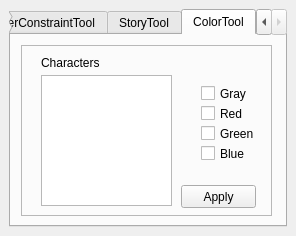
<?xml version="1.0" encoding="UTF-8"?>
<ui version="4.0">
 <class>MainWindow</class>
 <widget class="QMainWindow" name="MainWindow">
  <property name="geometry">
   <rect>
    <x>0</x>
    <y>0</y>
    <width>296</width>
    <height>236</height>
   </rect>
  </property>
  <property name="sizePolicy">
   <sizepolicy hsizetype="Fixed" vsizetype="Fixed">
    <horstretch>0</horstretch>
    <verstretch>0</verstretch>
   </sizepolicy>
  </property>
  <property name="baseSize">
   <size>
    <width>2</width>
    <height>0</height>
   </size>
  </property>
  <property name="windowTitle">
   <string>Mandl's Toolbox v1.0b</string>
  </property>
  <property name="layoutDirection">
   <enum>Qt::LeftToRight</enum>
  </property>
  <property name="autoFillBackground">
   <bool>true</bool>
  </property>
  <widget class="QWidget" name="centralwidget">
   <property name="maximumSize">
    <size>
     <width>299</width>
     <height>16777215</height>
    </size>
   </property>
   <layout class="QGridLayout" name="gridLayout_2">
    <item row="0" column="0">
     <layout class="QGridLayout" name="gridLayout">
      <property name="sizeConstraint">
       <enum>QLayout::SetDefaultConstraint</enum>
      </property>
      <item row="0" column="0">
       <widget class="QTabWidget" name="tabMarkerConstraintTool">
        <property name="currentIndex">
         <number>2</number>
        </property>
        <widget class="QWidget" name="tab">
         <property name="layoutDirection">
          <enum>Qt::LeftToRight</enum>
         </property>
         <attribute name="title">
          <string>MarkerConstraintTool</string>
         </attribute>
         <layout class="QGridLayout" name="gridLayout_3">
          <item row="0" column="0">
           <widget class="QFrame" name="frame_3">
            <property name="frameShape">
             <enum>QFrame::StyledPanel</enum>
            </property>
            <property name="frameShadow">
             <enum>QFrame::Sunken</enum>
            </property>
            <layout class="QGridLayout" name="gridLayout_4">
             <item row="0" column="0">
              <widget class="QPushButton" name="btnCreateMarker">
               <property name="text">
                <string>Create Marker</string>
               </property>
               <property name="autoDefault">
                <bool>false</bool>
               </property>
               <property name="default">
                <bool>false</bool>
               </property>
               <property name="flat">
                <bool>false</bool>
               </property>
              </widget>
             </item>
             <item row="1" column="1">
              <widget class="QCheckBox" name="btnSnapCheckBox">
               <property name="text">
                <string>Offset</string>
               </property>
              </widget>
             </item>
             <item row="4" column="0">
              <widget class="Line" name="line">
               <property name="orientation">
                <enum>Qt::Horizontal</enum>
               </property>
              </widget>
             </item>
             <item row="5" column="0">
              <widget class="QPushButton" name="btnResetScene">
               <property name="text">
                <string>Reset Scene</string>
               </property>
              </widget>
             </item>
             <item row="0" column="1">
              <widget class="QComboBox" name="cmboxMarkerLook">
               <item>
                <property name="text">
                 <string>-- Select --</string>
                </property>
               </item>
               <item>
                <property name="text">
                 <string>Cube</string>
                </property>
               </item>
               <item>
                <property name="text">
                 <string>Circle</string>
                </property>
               </item>
               <item>
                <property name="text">
                 <string>Light Cross</string>
                </property>
               </item>
               <item>
                <property name="text">
                 <string>Hard Cross</string>
                </property>
               </item>
              </widget>
             </item>
             <item row="1" column="0">
              <widget class="QPushButton" name="btnCreateConstraint">
               <property name="text">
                <string>Create Constraint</string>
               </property>
              </widget>
             </item>
            </layout>
           </widget>
          </item>
         </layout>
        </widget>
        <widget class="QWidget" name="tabStoryTool">
         <attribute name="title">
          <string>StoryTool</string>
         </attribute>
         <widget class="QFrame" name="frame_2">
          <property name="geometry">
           <rect>
            <x>10</x>
            <y>10</y>
            <width>251</width>
            <height>171</height>
           </rect>
          </property>
          <property name="frameShape">
           <enum>QFrame::StyledPanel</enum>
          </property>
          <property name="frameShadow">
           <enum>QFrame::Sunken</enum>
          </property>
          <layout class="QGridLayout" name="gridLayout_5">
           <item row="6" column="0">
            <widget class="QCheckBox" name="chkboxSaveAnim">
             <property name="enabled">
              <bool>true</bool>
             </property>
             <property name="text">
              <string>Export</string>
             </property>
            </widget>
           </item>
           <item row="0" column="0">
            <widget class="QLabel" name="label">
             <property name="font">
              <font>
               <weight>50</weight>
               <italic>false</italic>
               <bold>false</bold>
               <underline>false</underline>
              </font>
             </property>
             <property name="frameShape">
              <enum>QFrame::NoFrame</enum>
             </property>
             <property name="frameShadow">
              <enum>QFrame::Sunken</enum>
             </property>
             <property name="text">
              <string>Characters</string>
             </property>
            </widget>
           </item>
           <item row="6" column="1">
            <widget class="QPushButton" name="btnSendAllChar">
             <property name="enabled">
              <bool>true</bool>
             </property>
             <property name="text">
              <string>Send All</string>
             </property>
             <property name="autoDefault">
              <bool>false</bool>
             </property>
             <property name="default">
              <bool>false</bool>
             </property>
             <property name="flat">
              <bool>false</bool>
             </property>
            </widget>
           </item>
           <item row="0" column="1">
            <widget class="QPushButton" name="btnSendSelChar">
             <property name="text">
              <string>Send Selected</string>
             </property>
             <property name="autoDefault">
              <bool>false</bool>
             </property>
             <property name="default">
              <bool>false</bool>
             </property>
             <property name="flat">
              <bool>false</bool>
             </property>
            </widget>
           </item>
           <item row="2" column="0">
            <widget class="QCheckBox" name="chkboxCharPlotOrNot">
             <property name="text">
              <string>Plot</string>
             </property>
            </widget>
           </item>
          </layout>
         </widget>
        </widget>
        <widget class="QWidget" name="tabAbout">
         <attribute name="title">
          <string>ColorTool</string>
         </attribute>
         <widget class="QFrame" name="frame">
          <property name="geometry">
           <rect>
            <x>10</x>
            <y>10</y>
            <width>251</width>
            <height>171</height>
           </rect>
          </property>
          <property name="layoutDirection">
           <enum>Qt::LeftToRight</enum>
          </property>
          <property name="frameShape">
           <enum>QFrame::StyledPanel</enum>
          </property>
          <property name="frameShadow">
           <enum>QFrame::Sunken</enum>
          </property>
          <widget class="QListWidget" name="charLst">
           <property name="geometry">
            <rect>
             <x>20</x>
             <y>30</y>
             <width>131</width>
             <height>131</height>
            </rect>
           </property>
          </widget>
          <widget class="QPushButton" name="btnApplyCol">
           <property name="enabled">
            <bool>true</bool>
           </property>
           <property name="geometry">
            <rect>
             <x>160</x>
             <y>140</y>
             <width>75</width>
             <height>23</height>
            </rect>
           </property>
           <property name="text">
            <string>Apply</string>
           </property>
          </widget>
          <widget class="QCheckBox" name="cboxGray">
           <property name="geometry">
            <rect>
             <x>180</x>
             <y>40</y>
             <width>70</width>
             <height>17</height>
            </rect>
           </property>
           <property name="text">
            <string>Gray</string>
           </property>
          </widget>
          <widget class="QCheckBox" name="cboxRed">
           <property name="geometry">
            <rect>
             <x>180</x>
             <y>60</y>
             <width>70</width>
             <height>17</height>
            </rect>
           </property>
           <property name="text">
            <string>Red</string>
           </property>
          </widget>
          <widget class="QCheckBox" name="cboxGreen">
           <property name="geometry">
            <rect>
             <x>180</x>
             <y>80</y>
             <width>70</width>
             <height>17</height>
            </rect>
           </property>
           <property name="text">
            <string>Green</string>
           </property>
          </widget>
          <widget class="QCheckBox" name="cboxBlue">
           <property name="enabled">
            <bool>true</bool>
           </property>
           <property name="geometry">
            <rect>
             <x>180</x>
             <y>100</y>
             <width>70</width>
             <height>17</height>
            </rect>
           </property>
           <property name="text">
            <string>Blue</string>
           </property>
          </widget>
          <widget class="QLabel" name="label_3">
           <property name="geometry">
            <rect>
             <x>20</x>
             <y>10</y>
             <width>61</width>
             <height>16</height>
            </rect>
           </property>
           <property name="text">
            <string>Characters</string>
           </property>
          </widget>
         </widget>
        </widget>
       </widget>
      </item>
     </layout>
    </item>
   </layout>
  </widget>
 </widget>
 <tabstops>
  <tabstop>tabMarkerConstraintTool</tabstop>
  <tabstop>btnCreateMarker</tabstop>
  <tabstop>btnSnapCheckBox</tabstop>
  <tabstop>btnResetScene</tabstop>
 </tabstops>
 <resources/>
 <connections/>
</ui>
